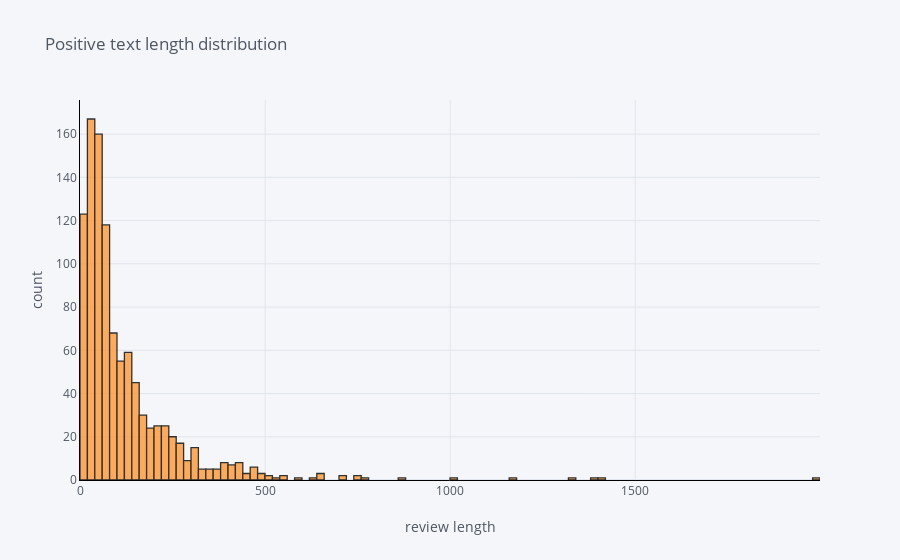

Notebook source saved alongside this figure:
### Code cell
df['pos_len'].iplot(
    kind='hist',
    bins=100,
    xTitle='review length',
    linecolor='black',
    yTitle='count',
    title='Positive text length distribution')

### Figure 1 — Plotly figure (JSON) as saved in the notebook; plotly's stock layout.template omitted (floating-point values rounded to 4 significant figures; data arrays with more than 128 entries replaced by an {"elided": "..."} marker saying what was removed)
{"data": [{"histfunc": "count", "histnorm": "", "marker": {"color": "rgba(255, 153, 51, 1.0)", "line": {"color": "#000000", "width": 1.3}}, "name": "pos_len", "nbinsx": 100, "opacity": 0.8, "orientation": "v", "type": "histogram", "x": {"elided": "1032 int values"}}], "layout": {"barmode": "overlay", "legend": {"bgcolor": "#F5F6F9", "font": {"color": "#4D5663"}}, "paper_bgcolor": "#F5F6F9", "plot_bgcolor": "#F5F6F9", "title": {"font": {"color": "#4D5663"}, "text": "Positive text length distribution"}, "xaxis": {"gridcolor": "#E1E5ED", "linecolor": "black", "showgrid": true, "tickfont": {"color": "#4D5663"}, "title": {"font": {"color": "#4D5663"}, "text": "review length"}, "zerolinecolor": "#E1E5ED"}, "yaxis": {"gridcolor": "#E1E5ED", "linecolor": "black", "showgrid": true, "tickfont": {"color": "#4D5663"}, "title": {"font": {"color": "#4D5663"}, "text": "count"}, "zerolinecolor": "#E1E5ED"}}}
